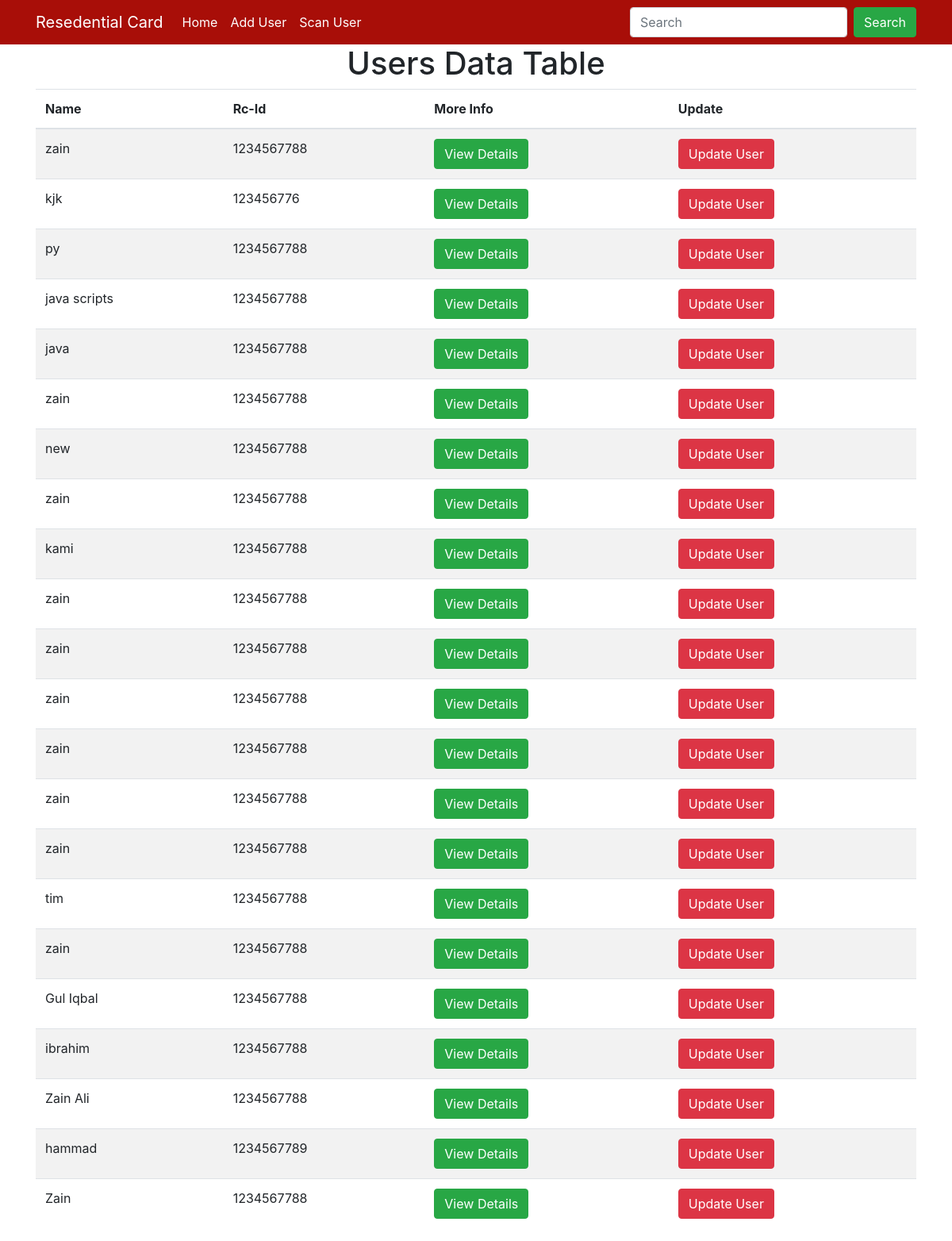
Before: / with the older database file.
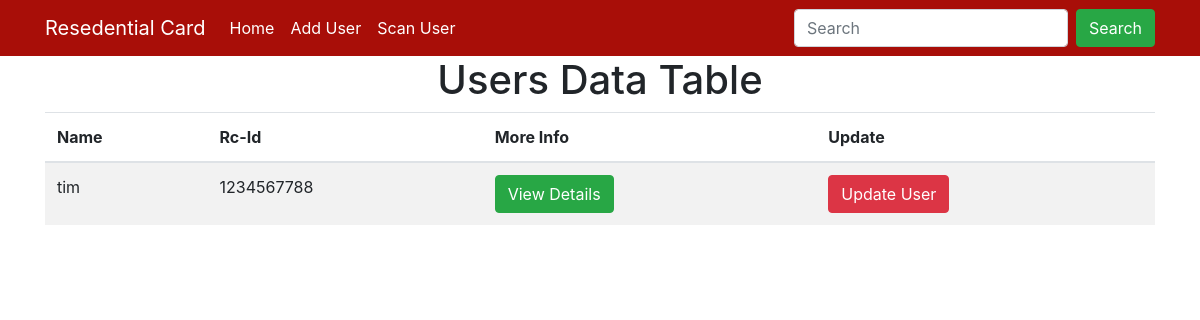
After: the same page with the newer database file.
### user/models.py (models this page shows, shortened)
class User(models.Model):
    photo = models.ImageField(upload_to ='images', default='user-icon.jpg', null=True)
    rc_id = models.CharField(max_length=30)
    name = models.CharField(max_length=40)
    cnic = models.CharField(max_length=20)
    age = models.CharField(max_length=5)
    address = models.CharField(max_length=100)
    mobile_number = models.CharField(max_length=15)
    issue_date = models.CharField(max_length=15)
    expiry_date = models.CharField(max_length=15)
    regn_of_vehicle = models.CharField(max_length=30)
    created_at = models.DateTimeField(auto_now_add=True,null=True)
    updated_at = models.DateTimeField(auto_now=True,null=True)
    barcode = models.ImageField(upload_to='barcodes', blank=True)
    code =models.ImageField(upload_to ='QRcode',blank = True)
    class Meta:
        ordering = ['-created_at','-updated_at']

### user/views.py (the view)
# urls.py: path('',views.home,name='home'),
def home(request,*args,**kwargs):
    search_here = ''
    if request.GET.get('q'):
        search_here = request.GET.get('q')
    users = User.objects.filter(name__icontains=search_here )
    users = User.objects.filter(cnic__icontains=search_here )
    users = User.objects.filter(rc_id__icontains=search_here )
    context = {
        'users' : users,
    }
    return render(request,'user/home.html',context)

### user/templates/user/home.html
{% extends 'base.html' %}
{% block content %}
<div class="container">
<h1 class="text-center"> Users Data Table </h1>
<table class="table table-striped mt-10">
    <thead>
      <tr>
        <th scope="col">Name</th>
        <th scope="col">Rc-Id</th>
        <th scope="col">More Info</th>
        <th scope="col">Update</th>
      </tr>
    </thead>
    <tbody>
        {% for user in users %}
      <tr>
        <td>{{user.name}}</td>
        <td>{{user.rc_id}}</td>
        <td><a href="{% url 'details' user.id %}" class="btn btn-success"> View Details</a></td>
        <td><a href="{% url 'update' user.id %}" class="btn btn-danger"> Update User</a></td>
      </tr>
      {% endfor %}
    </tbody>
  </table>
</div>
  {% endblock %}

### templates/base.html (shortened to what this page needs)
<!doctype html>
{% load static %}
<html lang="en">
  <head>
    <link rel="stylesheet" href="{% static 'css/bootstrap.min.css' %}">
    <link rel="stylesheet" href="{% static 'js/bootstrap.min.js' %}">
  </head>
  <body>
    <nav class="navbar navbar-expand-lg navbar-light " style="background-color: #a80e08;">
        <div class="container">
        <a class="navbar-brand text-white" href="#"> Resedential Card </a>
        <div class="collapse navbar-collapse" id="navbarSupportedContent">
          <ul class="navbar-nav mr-auto">
            <li class="nav-item ">
              <a class="nav-link text-white " href="{% url 'home' %}">Home</a>
            </li>
            <li class="nav-item">
              <a class="nav-link text-white" href="{% url 'upload' %}">Add User</a>
            </li>
            <li class="nav-item">
              <a class="nav-link text-white" href="{% url 'identify' %}">Scan User</a>
            </li>
          </ul>
          <form class="form-inline my-2 my-lg-0" method="GET">
            <input class="form-control mr-sm-2" name="q" type="search" placeholder="Search" aria-label="Search">
            <button class="btn btn-success my-2 my-sm-0" type="submit">Search</button>
          </form>
        </div>
    </div>
      </nav>
      {% block content %}
      {% endblock %}
  </body>
</html>

Changed rows visible on the page:
removed User: name "zain", rc_id "1234567788"
removed User: name "kjk", rc_id "123456776"
removed User: name "py", rc_id "1234567788"
removed User: name "java scripts", rc_id "1234567788"
removed User: name "java", rc_id "1234567788"
removed User: name "zain", rc_id "1234567788"
removed User: name "new", rc_id "1234567788"
removed User: name "zain", rc_id "1234567788"
removed User: name "kami", rc_id "1234567788"
removed User: name "zain", rc_id "1234567788"
removed User: name "zain", rc_id "1234567788"
removed User: name "zain", rc_id "1234567788"
removed User: name "zain", rc_id "1234567788"
removed User: name "zain", rc_id "1234567788"
removed User: name "zain", rc_id "1234567788"
removed User: name "zain", rc_id "1234567788"
removed User: name "Gul Iqbal", rc_id "1234567788"
removed User: name "ibrahim", rc_id "1234567788"
removed User: name "Zain Ali", rc_id "1234567788"
removed User: name "hammad", rc_id "1234567789"
removed User: name "Zain", rc_id "1234567788"
